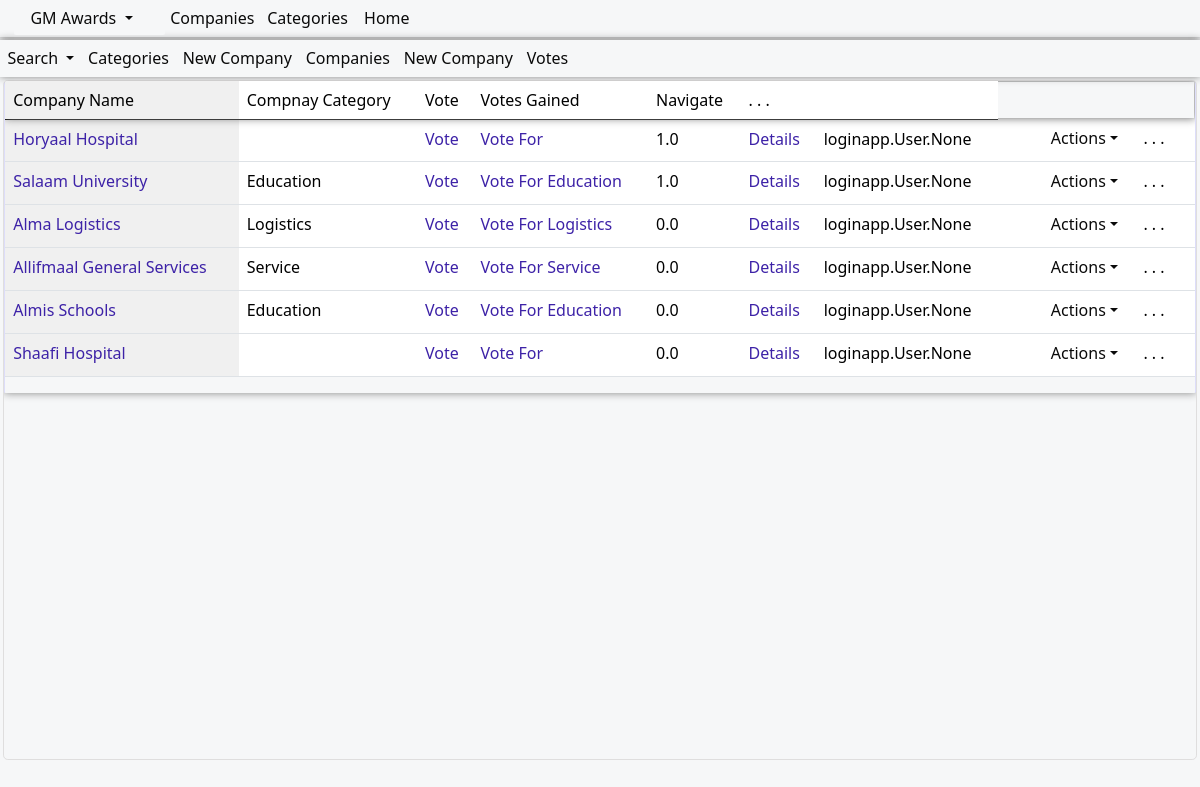
The app's page /Companies/, older data.
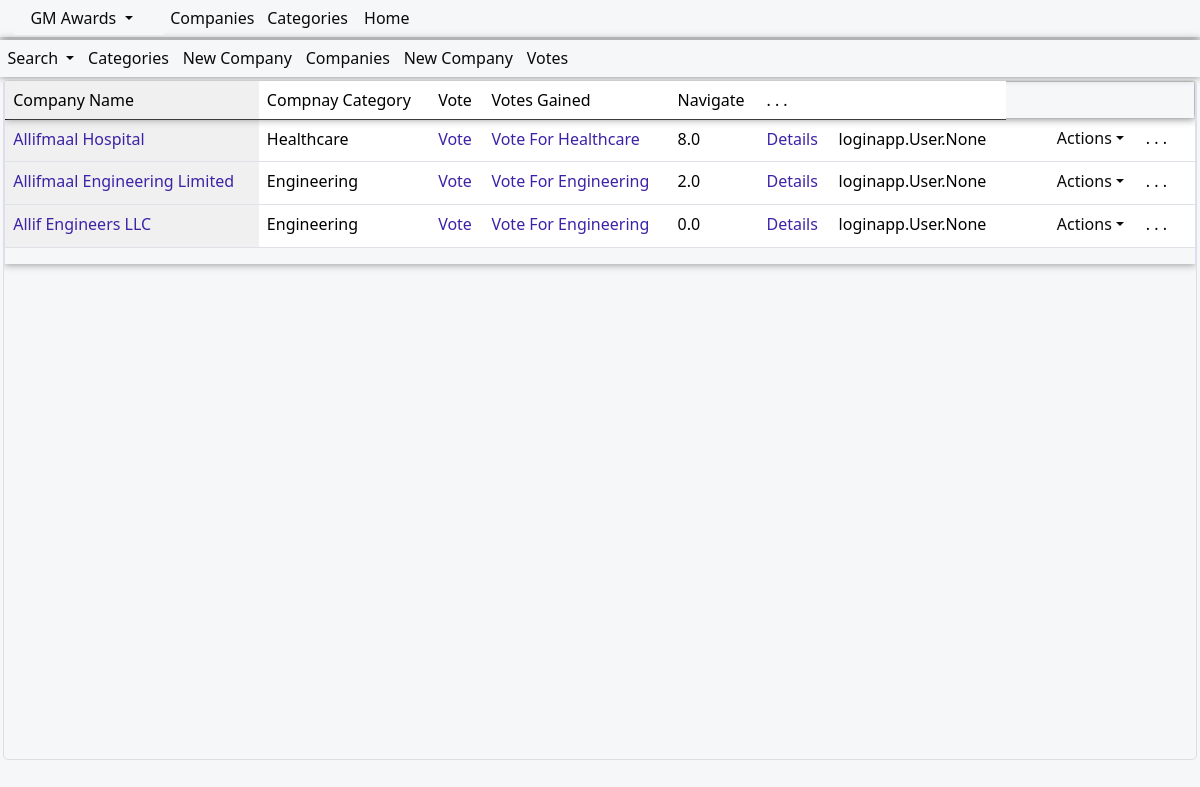
The same page, newer data.
### awards/models.py (models this page shows, shortened)
class CompaniesModel(models.Model):
    name= models.CharField(max_length=100,blank=False,null=True)
    category = models.ForeignKey(CategoriesModel, on_delete=models.PROTECT, related_name='categores',null=False,blank=False)
    comments= models.CharField(null=True, blank=True, max_length=30)
    date=models.DateField(blank=True,null=True,auto_now_add=True)
    votes=models.DecimalField(max_digits=10,blank=True,null=True,decimal_places=1,default=0)
    voter = models.ManyToManyField(User,related_name='votersusers',null=True,blank=True)

class CategoriesModel(models.Model):
    name= models.CharField(max_length=30,blank=False,null=True)
    comments= models.CharField(null=True, blank=True, max_length=30)
    date=models.DateField(blank=True,null=True,auto_now_add=True)
    def __str__(self):
        return str(self.name)

### awards/views.py (the view)
# urls.py: path('Companies/', views.companies, name="companies"),
def companies(request):
        title="Companies"
        user=request.user
        print(user,"logged in ")
        allifqueryset=CompaniesModel.objects.all()
        for item in allifqueryset:
            print(item.voter)
        context = {
            "title":title,
            "allifqueryset":allifqueryset,
        }
        return render(request,'awards/companies/companies.html',context)
        error_context={'error_message': ex,}
        return render(request,'awards/error/error.html',error_context)

### awards/templates/awards/companies/companies.html (shortened to what this page needs)
{% extends 'awards/base/uimainbase/allifmaaluibase_public.html'%}
{% load humanize %}
{% block body %}
<div class="allifmaal-main-container">
<div class="card-header">
  <div class="row mt-12" >
  <div class="col-md-12">
  <div class="container-fluid amel-content-header">
    <div class="dropdown allifmaal-content-dropdown">
      <a class="dropdown-toggle" type="button" id="dropdownMenuButton1" data-bs-toggle="dropdown" aria-expanded="false">
      Search
      </a>
    </div>
    <a href="{% url 'awards:categories' %}">Categories</a>
    <a href="{% url 'awards:addCompany' %}">New Company</a>
    <a href="{% url 'awards:companies' %}">Companies</a>
    <a href="{% url 'awards:addCompany' %}">New Company</a>
    <a href="{% url 'awards:votes' %}">Votes</a>
  </div>
    </div>
    </div>
  </div>
    <div class="allifmaincontainer">
<div class="row mt-12">
  <div class="col-md-12">
  <div class="allif-scroll-table">
    <div class="table-responsive allif-full-table">
    <table class="table table-layout">
      <thead>
        <tr class="allif-table-header-row">
        <td class="allif-fix-table-col">Company Name</td>
        <td>Compnay Category</td>
        <td>Vote</td>
        <td>Votes Gained</td>
        <td>Navigate</td>
        <td> . . . </td>
        <td></td>
        </tr>
        </thead>
        <tbody class="allif-table-body">
        {% for item in allifqueryset %}
        <tr data-id="{{item.id}}">
        <td class="allif-fix-table-col"><a class="allif-table-links" href="{% url 'awards:editCompany' item.id %}">{{item.name}}</a></td>
        <td>
          {{item.category}}
        </td>
        <td class="allif-fix-table-col"><a class="allif-table-links" href="{% url 'awards:voteForCompany' item.id %}">Vote</a></td>
        <td class="allif-fix-table-col"><a class="allif-table-links" href="{% url 'awards:votecategory' item.category.id %}">Vote For {{item.category}}</a></td>
        <td>
          {{item.votes}}
        </td>
        <td class="allif-fix-table-col"><a class="allif-table-links" href="{% url 'awards:companyDetails' item.id %}">Details</a></td>
        <td>
          {% if item.voter != "None" %}
          {{item.voter}}
          {% endif %}
        </td>
        <td>
          <div class="form-check">
          </div>
        </td>
        <td>
          <div class="dropdown allifmaal-content-dropdown">
            <a href="#" onclick="showDropdown(event, this)" class="dropdown-toggle dropdown-item" type="button" id="dropdownMenuButton1" data-bs-toggle="dropdown" aria-expanded="false">Actions</a>
          </div>
        </td>
       <td> . . . </td>
       <td></td>
    </tr>
    {% endfor %}
      </tbody>
    </table>
    </div>
   </div>
</div>
</div>
</div>
</div>
  {% endblock %}

### awards/templates/awards/base/uimainbase/allifmaaluibase_public.html (shortened to what this page needs)
{% load static %}
<!DOCTYPE html>
<html>
<head>
<link rel="stylesheet" href="https://cdnjs.cloudflare.com/ajax/libs/font-awesome/4.7.0/css/font-awesome.min.css">
<link href="https://cdn.jsdelivr.net/npm/bootstrap@5.3.3/dist/css/bootstrap.min.css" rel="stylesheet">
<link href="{% static 'allifapperp/css/navbars/sidetopnavbars.css' %}" rel="stylesheet">
<link href="{% static 'allifapperp/css/body/mainbodyui.css' %}" rel="stylesheet">
</head>
<body class="allifmaal-ui-body">
{% include 'awards/base/sidetopnavbars/sidetopnavbars_public.html' %}
<link href="https://cdn.jsdelivr.net/npm/select2@4.1.0-rc.0/dist/css/select2.min.css" rel="stylesheet"/>
{% block body %}{% endblock %}
</body>
</html>

### awards/templates/awards/base/sidetopnavbars/sidetopnavbars_public.html (shortened to what this page needs)
<div>
    <nav class="navbar navbar-expand-lg navbar-light allifmaal-top-nav-bar">
    <div class="container-fluid">
<div class="allifmaal-side-nav-bar container-fluid" >
  <a class="side-nav-dropdown-btn nav-link dropdown-toggle navbar-brand" role="button" data-bs-toggle="dropdown" data-bs-auto-close="outside" aria-expanded="false">
   GM Awards
  </a>
      </div>
      <a class="nav-link" href="{% url 'awards:companies' %}">Companies</a>
      <div class="collapse navbar-collapse" id="navbarNavDropdown">
        <ul class="navbar-nav">
          <li class="nav-item">
            <a class="nav-link" href="{% url 'awards:categories' %}">Categories</a>
          </li>
        <li>
          <a class="nav-link" href="{% url 'awards:gmaWebsite' %}">Home</a>
        </li>
      </ul>
        </div>
      </div>
    </nav>
    </div>

### static/allifapperp/css/navbars/sidetopnavbars.css (style rules this page uses)
:root { --main-background-color: #F6F7F8; --main-text-font-size:1em; --main-font-type:system-ui,Helvetica, sans-serif,sans-serif,Arial,-apple-system, BlinkMacSystemFont, 'Segoe UI', Roboto, Oxygen, Ubuntu, Cantarell, 'Open Sans', 'Helvetica Neue'; --main-green-color:#07891c; --main-blue-color:#3d22a7; --main-black-color:#0a0a0a; --main-table-links-color:#04010f; --main-red-color:#bd0303; --links-on-hover-text-color:#3a0bf7; --button-on-hover-color:#eeeeee; --box-shadow-specs:0em 0em 0.5em #858585; --bottom-border-line:1px solid #dfdede; --padding-spec:0.3em 0.3em 0.3em 0.3em; }
* { font-family: var(--main-font-type); }
.allifmaal-top-nav-bar { background-color:var(--main-background-color); margin-left: 0em; right: 0em; left: 0em; top: 0em; margin: 0em; padding: 0.1em; box-shadow: var(--box-shadow-specs); position:relative; }
.allifmaal-top-nav-bar a { color: var(--main-black-color); font-family: var(--main-font-type); float: none; display: inline-block; text-align: left; padding:var(--padding-spec); text-decoration: none; font-size: var(--main-text-font-size); border: none; background-color:var(--main-background-color); font-weight:normal; }
.allifmaal-side-nav-bar { background:var(--main-background-color); z-index:10; min-height: fit-content; max-height: 100%; min-width: fit-content; max-width: fit-content; transition: all 0.3s ease-in; background-color:var(--main-background-color); border-radius: 2px; left: 0; margin-left: 0; }

Row changes from the older to the newer data that the page shows:
removed CompaniesModel: name "Horyaal Hospital", votes "1.0", voter "loginapp.User.None"
removed CompaniesModel: name "Salaam University", category "Education", votes "1.0", voter "loginapp.User.None"
removed CompaniesModel: name "Alma Logistics", category "Logistics", votes "0.0", voter "loginapp.User.None"
removed CompaniesModel: name "Allifmaal General Services", category "Service", votes "0.0", voter "loginapp.User.None"
removed CompaniesModel: name "Almis Schools", category "Education", votes "0.0", voter "loginapp.User.None"
removed CompaniesModel: name "Shaafi Hospital", votes "0.0", voter "loginapp.User.None"
added CompaniesModel: name "Allifmaal Hospital", category "Healthcare", votes "8.0", voter "loginapp.User.None"
added CompaniesModel: name "Allifmaal Engineering Limited", category "Engineering", votes "2.0", voter "loginapp.User.None"
added CompaniesModel: name "Allif Engineers LLC", category "Engineering", votes "0.0", voter "loginapp.User.None"
